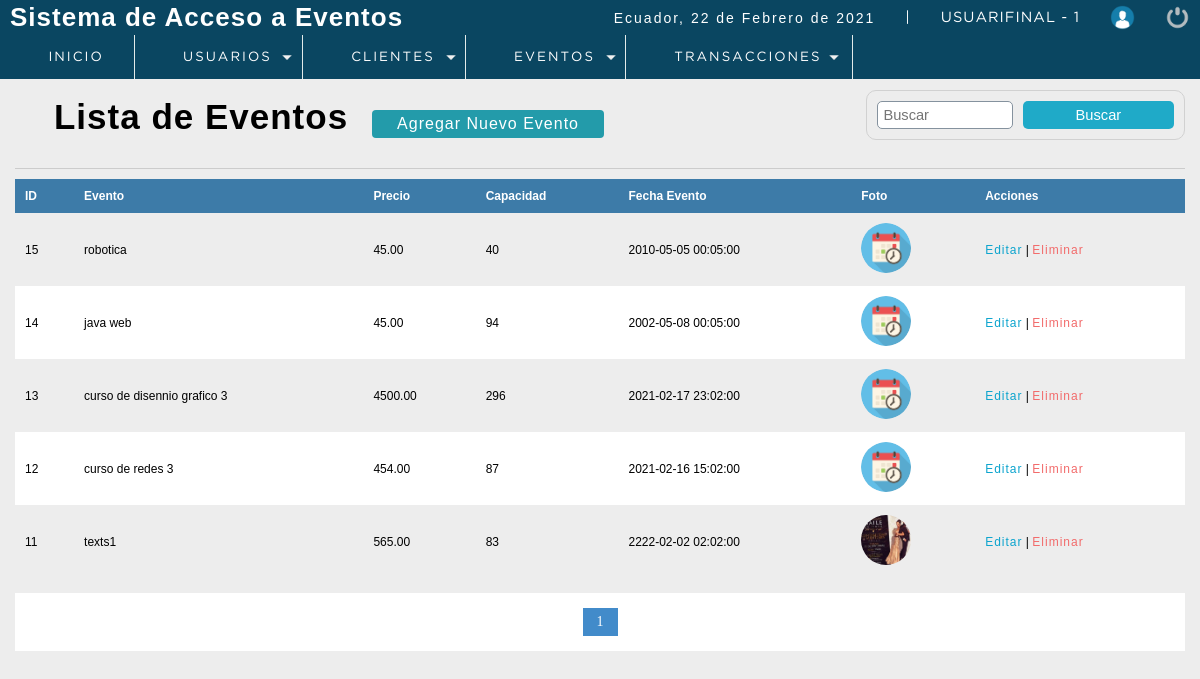
The app's page /P_seminarios/sistema/lista_eventos.php (signed in), older data.
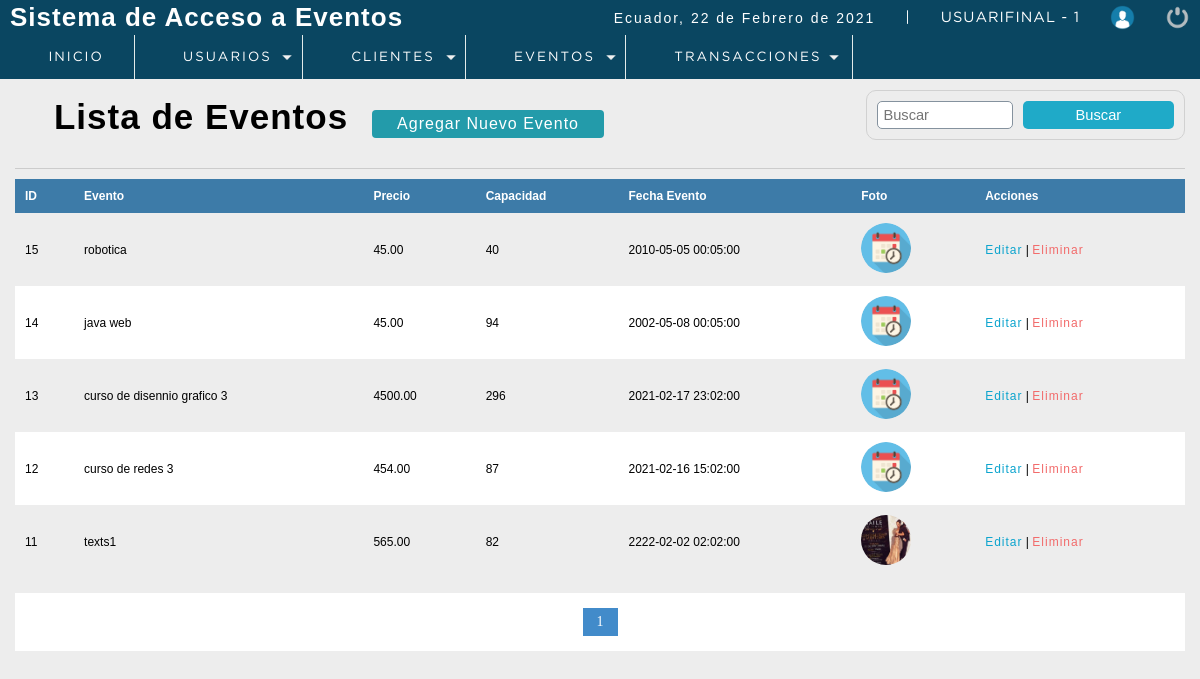
The same page, newer data.
### tables this page shows
CREATE TABLE `evento` (
  `codevento` int(11) NOT NULL,
  `descripcion` varchar(100) DEFAULT NULL,
  `precio` decimal(10,2) DEFAULT NULL,
  `capMax` int(11) DEFAULT NULL,
  `direccion` varchar(300) DEFAULT NULL,
  `foto` text DEFAULT NULL,
  `fecha_evento` datetime NOT NULL,
  `dateAdd` datetime NOT NULL DEFAULT current_timestamp(),
  `usuario_id` int(11) NOT NULL,
  `status` int(11) NOT NULL DEFAULT 1,
  `id_tipo_seminario` int(11) DEFAULT NULL
);

### P_seminarios/sistema/lista_eventos.php (the view, shortened to what this page needs)
<?php
 include "../conection.php";
?>
<!DOCTYPE html>
<html lang="en">
<head>
	<?php include "includes/scripts.php"?>
</head>
<body>
 <?php include "includes/header.php"?>
	<section id="container">
		<h1><i class="fas fa-list-alt"></i> Lista de Eventos</h1>
        <a href="registro_evento.php" class="btn_new">Agregar Nuevo Evento</a>
    <form action="buscar_evento.php" method="get" class="form_search">
        <input type="text" name="busqueda" id="busqueda" placeholder="Buscar">
        <input type="submit" value="Buscar" class="btn_search" >
    </form>
<hr>
        <table>
            <tr>
                <th>ID</th>
                <th>Evento</th>
                <th>Precio</th>
                <th>Capacidad</th>
                <th>Fecha Evento</th>
                <th>Foto</th>
                <th>Acciones</th>
            </tr>
            <?php
           $sql_registre = mysqli_query($conection,"SELECT COUNT(*) AS total_registro FROM evento WHERE status =1");
           $result_registre = mysqli_fetch_array($sql_registre);
           $total_resgistros = $result_registre['total_registro'];
           $por_pagina = 5;
           if (empty($_GET['pagina'])) {
               $pagina =1;
           }
           else {
               $pagina = $_GET['pagina'];
           }
           $desde = ($pagina - 1) * $por_pagina;
           $total_paginas = ceil($total_resgistros / $por_pagina);
           $query = mysqli_query($conection,"SELECT * FROM evento  WHERE status = 1
                                                                    ORDER BY codevento DESC LIMIT $desde, $por_pagina");
           $result = mysqli_num_rows($query);
           if ($result > 0) {
               while ($data = mysqli_fetch_array($query)) {
                if ($data['foto'] !='img_evento.png') {
                    $foto ='img/uploads/'.$data['foto'];
                }else {
                    $foto ='img/'.$data['foto'];
                }
           ?>
            <tr class="row<?php echo $data["codevento"];?>">
                <td><?php echo $data["codevento"];?></td>
                <td><?php echo $data["descripcion"];?></td>
                <td><?php echo $data["precio"];?></td>
                <td><?php echo $data["capMax"];?></td>
                <td><?php echo $data["fecha_evento"];?></td>
                <td class="img_evento"><img src="<?php echo $foto;?>" alt="<?php echo $data["descripcion"];?>"></td>
                <td>
                    <a class="link_edit" href="editar_evento.php?id=<?php echo $data["codevento"];?>">Editar</a>
                   <?php if ($_SESSION['rol']==1 || $_SESSION['rol']==2) {
                     ?>
                     |
                    <a class="link_delete del_event" href="#" event="<?php echo $data["codevento"];?>">Eliminar</a>
                    <?php } ?>
                </td>
            </tr>
                <?php
               }
           }
            ?>
        </table>
        <div class="paginador">
                    <ul>
                    <?php
                    for ($i=1; $i <= $total_paginas; $i++) {
                        if ($i == $pagina) {
                            echo '<li class="pageSelected">'.$i.'</li>';
                        }
                        else {
                            echo '<li><a href="?pagina='.$i.'">'.$i.'</a></li>';
                        }
                    }
                    ?>
                    </ul>
                </div>
	</section>
</body>
</html>

Row changes from the older to the newer data that the page shows:
changed evento "texts1": capMax "83" → "82"
